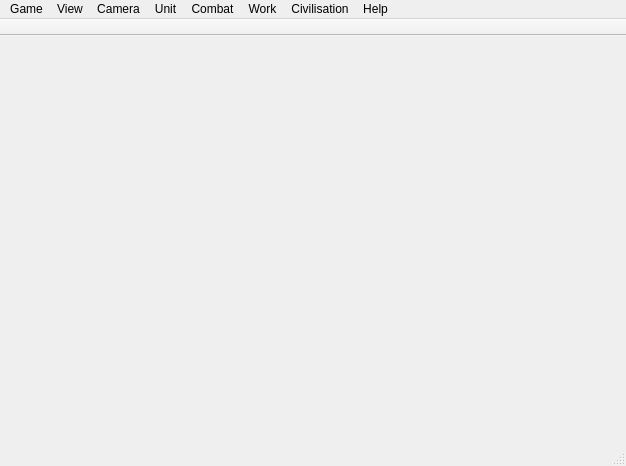
<?xml version="1.0" encoding="UTF-8"?>
<ui version="4.0">
 <class>MainWindow</class>
 <widget class="QMainWindow" name="MainWindow">
  <property name="geometry">
   <rect>
    <x>0</x>
    <y>0</y>
    <width>626</width>
    <height>466</height>
   </rect>
  </property>
  <property name="windowTitle">
   <string>MainWindow</string>
  </property>
  <widget class="QWidget" name="centralwidget"/>
  <widget class="QMenuBar" name="menubar">
   <property name="geometry">
    <rect>
     <x>0</x>
     <y>0</y>
     <width>626</width>
     <height>25</height>
    </rect>
   </property>
   <widget class="QMenu" name="menuGame">
    <property name="title">
     <string>Game</string>
    </property>
    <addaction name="actionNewGame"/>
    <addaction name="actionLoadGame"/>
    <addaction name="actionLoadScenario"/>
    <addaction name="actionConnectToGame"/>
    <addaction name="separator"/>
    <addaction name="actionSaveGameAs"/>
    <addaction name="separator"/>
    <addaction name="actionQuit"/>
   </widget>
   <widget class="QMenu" name="menuView">
    <property name="title">
     <string>View</string>
    </property>
    <addaction name="actionFullscreen"/>
    <addaction name="separator"/>
    <addaction name="actionMinimap"/>
    <addaction name="separator"/>
    <addaction name="actionCityOutlines"/>
    <addaction name="actionCityOutput"/>
    <addaction name="actionMapGrid"/>
    <addaction name="actionNationalBorders"/>
    <addaction name="actionNativeTiles"/>
    <addaction name="actionCityFullBar"/>
    <addaction name="actionCityNames"/>
    <addaction name="actionCityGrowth"/>
    <addaction name="actionCityProductionLevels"/>
    <addaction name="actionCityBuyCost"/>
    <addaction name="actionCityTradeRoutes"/>
    <addaction name="separator"/>
    <addaction name="actionShowMenubar"/>
    <addaction name="actionShowToolbar"/>
   </widget>
   <widget class="QMenu" name="menuUnit">
    <property name="title">
     <string>Unit</string>
    </property>
    <addaction name="actionGotoTile"/>
    <addaction name="actionGotoNearestCity"/>
    <addaction name="actionGoAirlifttoCity"/>
    <addaction name="separator"/>
    <addaction name="actionAutoExplore"/>
    <addaction name="actionPatrol"/>
    <addaction name="actionSentry"/>
    <addaction name="actionUnsentryAllOnTile"/>
    <addaction name="separator"/>
    <addaction name="actionLoad"/>
    <addaction name="actionUnload"/>
    <addaction name="actionUnloadAllFromTransporter"/>
    <addaction name="separator"/>
    <addaction name="actionSetHomeCity"/>
    <addaction name="actionUpgrade"/>
    <addaction name="actionConvert"/>
    <addaction name="actionDisband"/>
    <addaction name="separator"/>
    <addaction name="actionWait"/>
    <addaction name="actionDone"/>
   </widget>
   <widget class="QMenu" name="menuCombat">
    <property name="title">
     <string>Combat</string>
    </property>
    <widget class="QMenu" name="menuBuildBase">
     <property name="enabled">
      <bool>true</bool>
     </property>
     <property name="title">
      <string>Build Base</string>
     </property>
    </widget>
    <addaction name="actionFortifyUnit"/>
    <addaction name="actionBuildFortFortressBuoy"/>
    <addaction name="actionBuildAirstripAirbase"/>
    <addaction name="menuBuildBase"/>
    <addaction name="separator"/>
    <addaction name="actionPillage"/>
   </widget>
   <widget class="QMenu" name="menuWork">
    <property name="title">
     <string>Work</string>
    </property>
    <widget class="QMenu" name="menuBuildPath">
     <property name="enabled">
      <bool>true</bool>
     </property>
     <property name="title">
      <string>Build Path</string>
     </property>
    </widget>
    <addaction name="actionBuildCity"/>
    <addaction name="actionAutoWorker"/>
    <addaction name="separator"/>
    <addaction name="actionBuildRoad"/>
    <addaction name="menuBuildPath"/>
    <addaction name="actionIrrigate"/>
    <addaction name="actionMine"/>
    <addaction name="separator"/>
    <addaction name="actionConnectWithRoad"/>
    <addaction name="actionConnectWithRailway"/>
    <addaction name="actionConnectWithIrrigation"/>
    <addaction name="separator"/>
    <addaction name="actionTransform"/>
    <addaction name="actionCleanPollution"/>
    <addaction name="actionCleanNuclearFallout"/>
    <addaction name="actionHelpBuildWonder"/>
    <addaction name="actionEstablishTraderoute"/>
   </widget>
   <widget class="QMenu" name="menuHelp">
    <property name="title">
     <string>Help</string>
    </property>
    <addaction name="actionHandbook"/>
    <addaction name="actionAbout"/>
   </widget>
   <widget class="QMenu" name="menuCivilisation">
    <property name="title">
     <string>Civilisation</string>
    </property>
    <addaction name="actionUnits"/>
    <addaction name="actionPlayers"/>
    <addaction name="actionCities"/>
    <addaction name="actionEconomy"/>
    <addaction name="actionResearch"/>
    <addaction name="actionSpaceship"/>
    <addaction name="separator"/>
    <addaction name="actionConfigureShortcuts"/>
    <addaction name="actionConfigureToolbar"/>
    <addaction name="actionOptions"/>
   </widget>
   <widget class="QMenu" name="menuCamera">
    <property name="title">
     <string>Camera</string>
    </property>
    <addaction name="actionCenterView"/>
    <addaction name="separator"/>
    <addaction name="actionZoomIn"/>
    <addaction name="actionZoomOut"/>
    <addaction name="actionScaleFonts"/>
   </widget>
   <addaction name="menuGame"/>
   <addaction name="menuView"/>
   <addaction name="menuCamera"/>
   <addaction name="menuUnit"/>
   <addaction name="menuCombat"/>
   <addaction name="menuWork"/>
   <addaction name="menuCivilisation"/>
   <addaction name="menuHelp"/>
  </widget>
  <widget class="QStatusBar" name="statusbar"/>
  <widget class="QToolBar" name="toolBar">
   <property name="windowTitle">
    <string>toolBar</string>
   </property>
   <property name="movable">
    <bool>false</bool>
   </property>
   <property name="allowedAreas">
    <set>Qt::TopToolBarArea</set>
   </property>
   <property name="floatable">
    <bool>false</bool>
   </property>
   <attribute name="toolBarArea">
    <enum>TopToolBarArea</enum>
   </attribute>
   <attribute name="toolBarBreak">
    <bool>false</bool>
   </attribute>
  </widget>
  <action name="actionSaveGameAs">
   <property name="enabled">
    <bool>false</bool>
   </property>
   <property name="icon">
    <iconset theme="document-save">
     <normaloff>.</normaloff>.</iconset>
   </property>
   <property name="text">
    <string>Save Game As...</string>
   </property>
   <property name="toolTip">
    <string>Save game as</string>
   </property>
   <property name="shortcut">
    <string>Ctrl+Shift+S</string>
   </property>
  </action>
  <action name="actionNewGame">
   <property name="icon">
    <iconset theme="document-new">
     <normaloff>.</normaloff>.</iconset>
   </property>
   <property name="text">
    <string>New Game...</string>
   </property>
   <property name="toolTip">
    <string>New game</string>
   </property>
   <property name="shortcut">
    <string>Ctrl+N</string>
   </property>
  </action>
  <action name="actionLoadScenario">
   <property name="text">
    <string>Load Scenario...</string>
   </property>
   <property name="toolTip">
    <string>Load scenario game</string>
   </property>
  </action>
  <action name="actionLoadGame">
   <property name="text">
    <string>Load Game...</string>
   </property>
   <property name="toolTip">
    <string>Load saved game</string>
   </property>
  </action>
  <action name="actionConnectToGame">
   <property name="text">
    <string>Connect to Game...</string>
   </property>
   <property name="toolTip">
    <string>Connect to game server</string>
   </property>
  </action>
  <action name="actionQuit">
   <property name="icon">
    <iconset theme="application-exit">
     <normaloff>.</normaloff>.</iconset>
   </property>
   <property name="text">
    <string>Quit</string>
   </property>
   <property name="toolTip">
    <string>Close application and shutdown local game server</string>
   </property>
   <property name="shortcut">
    <string>Ctrl+Q</string>
   </property>
  </action>
  <action name="actionFullscreen">
   <property name="checkable">
    <bool>true</bool>
   </property>
   <property name="checked">
    <bool>false</bool>
   </property>
   <property name="enabled">
    <bool>false</bool>
   </property>
   <property name="text">
    <string>Fullscreen</string>
   </property>
   <property name="shortcut">
    <string>Alt+Return</string>
   </property>
  </action>
  <action name="actionMinimap">
   <property name="checkable">
    <bool>true</bool>
   </property>
   <property name="checked">
    <bool>true</bool>
   </property>
   <property name="enabled">
    <bool>false</bool>
   </property>
   <property name="text">
    <string>Minimap</string>
   </property>
   <property name="shortcut">
    <string>Ctrl+M</string>
   </property>
  </action>
  <action name="actionCityOutlines">
   <property name="checkable">
    <bool>true</bool>
   </property>
   <property name="enabled">
    <bool>false</bool>
   </property>
   <property name="text">
    <string>City Outlines</string>
   </property>
   <property name="shortcut">
    <string>Ctrl+Y</string>
   </property>
  </action>
  <action name="actionCityOutput">
   <property name="checkable">
    <bool>true</bool>
   </property>
   <property name="enabled">
    <bool>false</bool>
   </property>
   <property name="text">
    <string>City Output</string>
   </property>
   <property name="shortcut">
    <string>Alt+W</string>
   </property>
  </action>
  <action name="actionMapGrid">
   <property name="checkable">
    <bool>true</bool>
   </property>
   <property name="enabled">
    <bool>false</bool>
   </property>
   <property name="text">
    <string>Map Grid</string>
   </property>
   <property name="shortcut">
    <string>Ctrl+G</string>
   </property>
  </action>
  <action name="actionNationalBorders">
   <property name="checkable">
    <bool>true</bool>
   </property>
   <property name="enabled">
    <bool>false</bool>
   </property>
   <property name="text">
    <string>National Borders</string>
   </property>
   <property name="shortcut">
    <string>Ctrl+B</string>
   </property>
  </action>
  <action name="actionNativeTiles">
   <property name="checkable">
    <bool>true</bool>
   </property>
   <property name="enabled">
    <bool>false</bool>
   </property>
   <property name="text">
    <string>Native Tiles</string>
   </property>
   <property name="shortcut">
    <string>Alt+Shift+N</string>
   </property>
  </action>
  <action name="actionCityFullBar">
   <property name="checkable">
    <bool>true</bool>
   </property>
   <property name="enabled">
    <bool>false</bool>
   </property>
   <property name="text">
    <string>City Full Bar</string>
   </property>
   <property name="toolTip">
    <string>City Full Bar</string>
   </property>
   <property name="shortcut">
    <string>Alt+F</string>
   </property>
  </action>
  <action name="actionCityNames">
   <property name="checkable">
    <bool>true</bool>
   </property>
   <property name="enabled">
    <bool>false</bool>
   </property>
   <property name="text">
    <string>City Names</string>
   </property>
   <property name="shortcut">
    <string>Alt+N</string>
   </property>
  </action>
  <action name="actionCityGrowth">
   <property name="checkable">
    <bool>true</bool>
   </property>
   <property name="enabled">
    <bool>false</bool>
   </property>
   <property name="text">
    <string>City Growth</string>
   </property>
   <property name="toolTip">
    <string>City Growth</string>
   </property>
   <property name="shortcut">
    <string>Ctrl+R</string>
   </property>
  </action>
  <action name="actionCityProductionLevels">
   <property name="checkable">
    <bool>true</bool>
   </property>
   <property name="enabled">
    <bool>false</bool>
   </property>
   <property name="text">
    <string>City Production Levels</string>
   </property>
   <property name="toolTip">
    <string>City Production Levels</string>
   </property>
   <property name="shortcut">
    <string>Ctrl+P</string>
   </property>
  </action>
  <action name="actionCityBuyCost">
   <property name="checkable">
    <bool>true</bool>
   </property>
   <property name="enabled">
    <bool>false</bool>
   </property>
   <property name="text">
    <string>City Buy Cost</string>
   </property>
   <property name="shortcut">
    <string>Alt+B</string>
   </property>
  </action>
  <action name="actionCityTradeRoutes">
   <property name="checkable">
    <bool>true</bool>
   </property>
   <property name="enabled">
    <bool>false</bool>
   </property>
   <property name="text">
    <string>City Traderoutes</string>
   </property>
   <property name="toolTip">
    <string>City Traderoutes</string>
   </property>
   <property name="shortcut">
    <string>Alt+D</string>
   </property>
  </action>
  <action name="actionCenterView">
   <property name="enabled">
    <bool>false</bool>
   </property>
   <property name="text">
    <string>Center View</string>
   </property>
   <property name="shortcut">
    <string>C</string>
   </property>
  </action>
  <action name="actionZoomIn">
   <property name="enabled">
    <bool>false</bool>
   </property>
   <property name="icon">
    <iconset theme="zoom-in">
     <normaloff>.</normaloff>.</iconset>
   </property>
   <property name="text">
    <string>Zoom In</string>
   </property>
   <property name="shortcut">
    <string>Ctrl++</string>
   </property>
  </action>
  <action name="actionZoomOut">
   <property name="enabled">
    <bool>false</bool>
   </property>
   <property name="icon">
    <iconset theme="zoom-out">
     <normaloff>.</normaloff>.</iconset>
   </property>
   <property name="text">
    <string>Zoom Out</string>
   </property>
   <property name="shortcut">
    <string>Ctrl+-</string>
   </property>
  </action>
  <action name="actionScaleFonts">
   <property name="checkable">
    <bool>true</bool>
   </property>
   <property name="enabled">
    <bool>false</bool>
   </property>
   <property name="text">
    <string>Scale Fonts</string>
   </property>
  </action>
  <action name="actionGotoTile">
   <property name="enabled">
    <bool>false</bool>
   </property>
   <property name="text">
    <string>Go to Tile</string>
   </property>
   <property name="shortcut">
    <string>G</string>
   </property>
  </action>
  <action name="actionGotoNearestCity">
   <property name="enabled">
    <bool>false</bool>
   </property>
   <property name="text">
    <string>Go to Nearest City</string>
   </property>
   <property name="shortcut">
    <string>Shift+G</string>
   </property>
  </action>
  <action name="actionGoAirlifttoCity">
   <property name="enabled">
    <bool>false</bool>
   </property>
   <property name="text">
    <string>Go / Airlift to City...</string>
   </property>
   <property name="toolTip">
    <string>Go / Airlift to City</string>
   </property>
   <property name="shortcut">
    <string>T</string>
   </property>
  </action>
  <action name="actionAutoExplore">
   <property name="enabled">
    <bool>false</bool>
   </property>
   <property name="text">
    <string>Auto Explore</string>
   </property>
   <property name="toolTip">
    <string>Auto Explore</string>
   </property>
   <property name="shortcut">
    <string>X</string>
   </property>
  </action>
  <action name="actionPatrol">
   <property name="enabled">
    <bool>false</bool>
   </property>
   <property name="text">
    <string>Patrol</string>
   </property>
   <property name="shortcut">
    <string>Q</string>
   </property>
  </action>
  <action name="actionSentry">
   <property name="enabled">
    <bool>false</bool>
   </property>
   <property name="text">
    <string>Sentry</string>
   </property>
   <property name="shortcut">
    <string>S</string>
   </property>
  </action>
  <action name="actionUnsentryAllOnTile">
   <property name="enabled">
    <bool>false</bool>
   </property>
   <property name="text">
    <string>Unsentry all on Tile</string>
   </property>
   <property name="shortcut">
    <string>Shift+S</string>
   </property>
  </action>
  <action name="actionLoad">
   <property name="enabled">
    <bool>false</bool>
   </property>
   <property name="text">
    <string>Load</string>
   </property>
   <property name="shortcut">
    <string>L</string>
   </property>
  </action>
  <action name="actionUnload">
   <property name="enabled">
    <bool>false</bool>
   </property>
   <property name="text">
    <string>Unload</string>
   </property>
   <property name="shortcut">
    <string>U</string>
   </property>
  </action>
  <action name="actionUnloadAllFromTransporter">
   <property name="enabled">
    <bool>false</bool>
   </property>
   <property name="text">
    <string>Unload all from Transporter</string>
   </property>
   <property name="shortcut">
    <string>Shift+U</string>
   </property>
  </action>
  <action name="actionSetHomeCity">
   <property name="enabled">
    <bool>false</bool>
   </property>
   <property name="text">
    <string>Set Home City</string>
   </property>
   <property name="shortcut">
    <string>H</string>
   </property>
  </action>
  <action name="actionUpgrade">
   <property name="enabled">
    <bool>false</bool>
   </property>
   <property name="text">
    <string>Upgrade</string>
   </property>
   <property name="shortcut">
    <string>Shift+U</string>
   </property>
  </action>
  <action name="actionConvert">
   <property name="enabled">
    <bool>false</bool>
   </property>
   <property name="text">
    <string>Convert</string>
   </property>
   <property name="shortcut">
    <string>Ctrl+O</string>
   </property>
  </action>
  <action name="actionDisband">
   <property name="enabled">
    <bool>false</bool>
   </property>
   <property name="text">
    <string>Disband</string>
   </property>
   <property name="shortcut">
    <string>Shift+D</string>
   </property>
  </action>
  <action name="actionWait">
   <property name="enabled">
    <bool>false</bool>
   </property>
   <property name="text">
    <string>Wait</string>
   </property>
   <property name="shortcut">
    <string>W</string>
   </property>
  </action>
  <action name="actionDone">
   <property name="enabled">
    <bool>false</bool>
   </property>
   <property name="text">
    <string>Done</string>
   </property>
   <property name="shortcut">
    <string>Space</string>
   </property>
  </action>
  <action name="actionFortifyUnit">
   <property name="enabled">
    <bool>false</bool>
   </property>
   <property name="text">
    <string>Fortify Unit</string>
   </property>
   <property name="shortcut">
    <string>F</string>
   </property>
  </action>
  <action name="actionBuildFortFortressBuoy">
   <property name="enabled">
    <bool>false</bool>
   </property>
   <property name="text">
    <string>Build Fort/Fortress/Buoy</string>
   </property>
   <property name="toolTip">
    <string>Build Fort/Fortress/Buoy</string>
   </property>
   <property name="shortcut">
    <string>Shift+F</string>
   </property>
  </action>
  <action name="actionBuildAirstripAirbase">
   <property name="enabled">
    <bool>false</bool>
   </property>
   <property name="text">
    <string>Build Airstrip/Airbase</string>
   </property>
   <property name="shortcut">
    <string>Shift+E</string>
   </property>
  </action>
  <action name="actionPillage">
   <property name="enabled">
    <bool>false</bool>
   </property>
   <property name="text">
    <string>Pillage...</string>
   </property>
   <property name="shortcut">
    <string>Shift+P</string>
   </property>
  </action>
  <action name="actionBuildCity">
   <property name="enabled">
    <bool>false</bool>
   </property>
   <property name="text">
    <string>Build City</string>
   </property>
   <property name="shortcut">
    <string>B</string>
   </property>
  </action>
  <action name="actionAutoWorker">
   <property name="enabled">
    <bool>false</bool>
   </property>
   <property name="text">
    <string>Auto Worker</string>
   </property>
   <property name="toolTip">
    <string>Auto Worker</string>
   </property>
   <property name="shortcut">
    <string>A</string>
   </property>
  </action>
  <action name="actionBuildRoad">
   <property name="enabled">
    <bool>false</bool>
   </property>
   <property name="text">
    <string>Build Road</string>
   </property>
   <property name="shortcut">
    <string>R</string>
   </property>
  </action>
  <action name="actionIrrigate">
   <property name="enabled">
    <bool>false</bool>
   </property>
   <property name="text">
    <string>Irrigate</string>
   </property>
   <property name="toolTip">
    <string>Irrigate</string>
   </property>
   <property name="shortcut">
    <string>I</string>
   </property>
  </action>
  <action name="actionMine">
   <property name="enabled">
    <bool>false</bool>
   </property>
   <property name="text">
    <string>Mine</string>
   </property>
   <property name="toolTip">
    <string>Mine</string>
   </property>
   <property name="shortcut">
    <string>M</string>
   </property>
  </action>
  <action name="actionConnectWithRoad">
   <property name="enabled">
    <bool>false</bool>
   </property>
   <property name="text">
    <string>Connect with Road</string>
   </property>
   <property name="shortcut">
    <string>Shift+R</string>
   </property>
  </action>
  <action name="actionConnectWithRailway">
   <property name="enabled">
    <bool>false</bool>
   </property>
   <property name="text">
    <string>Connect with Railway</string>
   </property>
   <property name="shortcut">
    <string>Shift+L</string>
   </property>
  </action>
  <action name="actionConnectWithIrrigation">
   <property name="enabled">
    <bool>false</bool>
   </property>
   <property name="text">
    <string>Connect with Irrigation</string>
   </property>
   <property name="shortcut">
    <string>Shift+L</string>
   </property>
  </action>
  <action name="actionTransform">
   <property name="enabled">
    <bool>false</bool>
   </property>
   <property name="text">
    <string>Transform</string>
   </property>
   <property name="toolTip">
    <string>Transform</string>
   </property>
   <property name="shortcut">
    <string>O</string>
   </property>
  </action>
  <action name="actionCleanPollution">
   <property name="enabled">
    <bool>false</bool>
   </property>
   <property name="text">
    <string>Clean Pollution</string>
   </property>
   <property name="shortcut">
    <string>P</string>
   </property>
  </action>
  <action name="actionCleanNuclearFallout">
   <property name="enabled">
    <bool>false</bool>
   </property>
   <property name="text">
    <string>Clean Nuclear Fallout</string>
   </property>
   <property name="shortcut">
    <string>N</string>
   </property>
  </action>
  <action name="actionHelpBuildWonder">
   <property name="enabled">
    <bool>false</bool>
   </property>
   <property name="text">
    <string>Help Build Wonder</string>
   </property>
   <property name="shortcut">
    <string>B</string>
   </property>
  </action>
  <action name="actionEstablishTraderoute">
   <property name="enabled">
    <bool>false</bool>
   </property>
   <property name="text">
    <string>Establish Traderoute</string>
   </property>
   <property name="shortcut">
    <string>R</string>
   </property>
  </action>
  <action name="actionUnits">
   <property name="enabled">
    <bool>false</bool>
   </property>
   <property name="text">
    <string>Units</string>
   </property>
   <property name="shortcut">
    <string>F2</string>
   </property>
  </action>
  <action name="actionPlayers">
   <property name="enabled">
    <bool>false</bool>
   </property>
   <property name="text">
    <string>Players</string>
   </property>
   <property name="shortcut">
    <string>F3</string>
   </property>
  </action>
  <action name="actionCities">
   <property name="enabled">
    <bool>false</bool>
   </property>
   <property name="text">
    <string>Cities</string>
   </property>
   <property name="shortcut">
    <string>F4</string>
   </property>
  </action>
  <action name="actionEconomy">
   <property name="enabled">
    <bool>false</bool>
   </property>
   <property name="text">
    <string>Economy</string>
   </property>
   <property name="shortcut">
    <string>F5</string>
   </property>
  </action>
  <action name="actionResearch">
   <property name="enabled">
    <bool>false</bool>
   </property>
   <property name="text">
    <string>Research</string>
   </property>
   <property name="shortcut">
    <string>F6</string>
   </property>
  </action>
  <action name="actionSpaceship">
   <property name="enabled">
    <bool>false</bool>
   </property>
   <property name="text">
    <string>Spaceship</string>
   </property>
   <property name="shortcut">
    <string>F12</string>
   </property>
  </action>
  <action name="actionAbout">
   <property name="icon">
    <iconset theme="help-about">
     <normaloff>.</normaloff>.</iconset>
   </property>
   <property name="text">
    <string>About Freeciv-KDE</string>
   </property>
  </action>
  <action name="actionHandbook">
   <property name="icon">
    <iconset theme="system-help">
     <normaloff>.</normaloff>.</iconset>
   </property>
   <property name="text">
    <string>Handbook</string>
   </property>
  </action>
  <action name="actionConfigureShortcuts">
   <property name="enabled">
    <bool>true</bool>
   </property>
   <property name="icon">
    <iconset theme="configure">
     <normaloff>.</normaloff>.</iconset>
   </property>
   <property name="text">
    <string>Configure Shortcuts...</string>
   </property>
  </action>
  <action name="actionConfigureToolbar">
   <property name="enabled">
    <bool>true</bool>
   </property>
   <property name="icon">
    <iconset theme="configure">
     <normaloff>.</normaloff>.</iconset>
   </property>
   <property name="text">
    <string>Configure Toolbar...</string>
   </property>
   <property name="toolTip">
    <string>Configure Toolbar</string>
   </property>
  </action>
  <action name="actionOptions">
   <property name="enabled">
    <bool>true</bool>
   </property>
   <property name="icon">
    <iconset theme="configure">
     <normaloff>.</normaloff>.</iconset>
   </property>
   <property name="text">
    <string>Options...</string>
   </property>
  </action>
  <action name="actionShowMenubar">
   <property name="checkable">
    <bool>true</bool>
   </property>
   <property name="icon">
    <iconset theme="show-menu">
     <normaloff>.</normaloff>.</iconset>
   </property>
   <property name="text">
    <string>Show Menubar</string>
   </property>
   <property name="shortcut">
    <string>Ctrl+M</string>
   </property>
  </action>
  <action name="actionShowToolbar">
   <property name="checkable">
    <bool>true</bool>
   </property>
   <property name="text">
    <string>Show Toolbar</string>
   </property>
  </action>
 </widget>
 <resources/>
 <connections/>
</ui>
